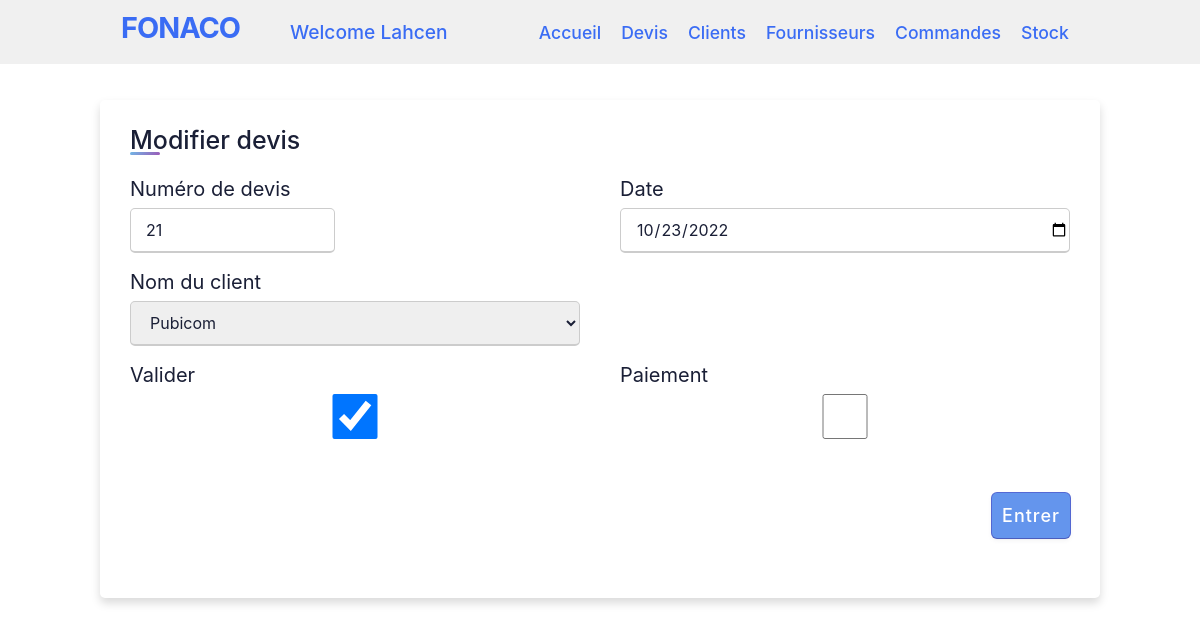
Screenshot of /editdevis.php?ID=21 (signed in) with the database file from the repository.
### tables this page shows
CREATE TABLE `devis` (
  `id_devis` int(255) NOT NULL,
  `id_client` int(255) NOT NULL,
  `date_devis` date NOT NULL,
  `total_ht` float NOT NULL,
  `valide` tinyint(1) NOT NULL,
  `paye` tinyint(1) NOT NULL
);

CREATE TABLE `clients` (
  `nom` varchar(255) NOT NULL,
  `telephone` varchar(255) NOT NULL,
  `email` varchar(255) NOT NULL,
  `montantmax` int(11) NOT NULL,
  `id_client` int(11) NOT NULL,
  `adresse` varchar(255) DEFAULT NULL
);

### editdevis.php (the view, shortened to what this page needs)
<?php
include 'header.php';
$idDevis = $_GET['ID'];
$reqdevis = mysqli_query($conn, "select * from devis join clients on devis.id_client=clients.id_client where id_devis =" . $idDevis) or die("bad query");
$row = mysqli_fetch_assoc($reqdevis);
?>
<div class="container">
  <div class="title">Modifier devis</div>
  <div class="content">
    <form method="post" action="">
      <div class="user-details">
        <div class="input-box">
        <div class="input-box">
          <span class="details">Numéro de devis</span>
          <input type="number" name="idDevis" value="<?php echo $idDevis; ?>" required>
        </div>
          <span class="details">Nom du client</span>
          <select id="" name="client" required>
            <option value="<?php echo $row['id_client']; ?>"><?php echo $row['nom']; ?></option>
          </select>
        </div>
        <div class="input-box">
          <span class="details">Date</span>
          <input type="date" name="date" value="<?php echo $row['date_devis']; ?>" required>
        </div>
        <div class="input-box">
          <span class="details">Valider</span>
          <input type="checkbox" name="validation" value="1" <?php if ($row['valide']) echo 'checked'; ?>>
        </div>
        <div class="input-box">
          <span class="details">Paiement</span>
          <input type="checkbox" name="paiement" value="1" <?php if ($row['paye']) echo 'checked'; ?>>
        </div>
      </div>
      <div class="button">
        <input type="submit" value="Entrer" name="submit">
      </div>
    </form>
  </div>
</div>
</body>
</html>

### style/style-trf.css (style rules this page uses)
* { margin: 0; padding: 0; box-sizing: border-box; font-family: 'Poppins',sans-serif; }
body { display: flex; justify-content: center; }
.container { max-width: 1000px; width: 100%; background-color: #fff; padding: 25px 30px; border-radius: 5px; box-shadow: 0 5px 10px rgba(0,0,0,0.15); margin-top: 100px; }
.container .title { font-size: 25px; font-weight: 500; position: relative; }
.container .title::before { content: ""; position: absolute; left: 0; bottom: 0; height: 3px; width: 30px; border-radius: 5px; background: linear-gradient(135deg, #71b7e6, #9b59b6); }
.content form .user-details { display: flex; flex-wrap: wrap; justify-content: space-between; margin: 20px 0 12px 0; }
form .user-details .input-box { margin-bottom: 15px; width: calc(100% / 2 - 20px); }
form .input-box span.details { display: block; margin-bottom: 5px; }
.user-details .input-box input { height: 45px; width: 100%; outline: none; font-size: 16px; border-radius: 5px; padding-left: 15px; border: 1px solid #ccc; border-bottom-width: 2px; transition: all 0.3s ease; }
.user-details .input-box select { height: 45px; width: 100%; outline: none; font-size: 16px; border-radius: 5px; padding-left: 15px; border: 1px solid #ccc; border-bottom-width: 2px; transition: all 0.3s ease; }
form .button { height: 45px; margin: 35px 0 }
form .button input { height: 100%; width: auto; padding: 0 10px; float: right; border-radius: 5px; border: none; color: #fff; font-size: 18px; font-weight: 500; letter-spacing: 1px; cursor: pointer; transition: all 0.3s ease; background-color:cornflowerblue; }

### style/style.css (style rules this page uses)
* { padding: 0; margin: 0; color: #1a1f36; box-sizing: border-box; word-wrap: break-word; font-family: -apple-system,BlinkMacSystemFont,Segoe UI,Roboto,Helvetica Neue,Ubuntu,sans-serif; }
body { min-height: 100%; background-color: #ffffff; }
span { display: block; font-size: 20px; line-height: 28px; color: #1a1f36; }
input[type="submit"] { background-color: rgb(84, 105, 212); box-shadow: rgba(0, 0, 0, 0) 0px 0px 0px 0px, rgba(0, 0, 0, 0) 0px 0px 0px 0px, rgba(0, 0, 0, 0.12) 0px 1px 1px 0px, rgb(84, 105, 212) 0px 0px 0px 1px, rgba(0, 0, 0, 0) 0px 0px 0px 0px, rgba(0, 0, 0, 0) 0px 0px 0px 0px, rgba(60, 66, 87, 0.08) 0px 2px 5px 0px; color: #fff; font-weight: 600; cursor: pointer; }

### rows the page displays
devis: client "Pubicom", date "10/23/2022", valide "☑"

### other values shown
$_SESSION['username'] "Lahcen"
